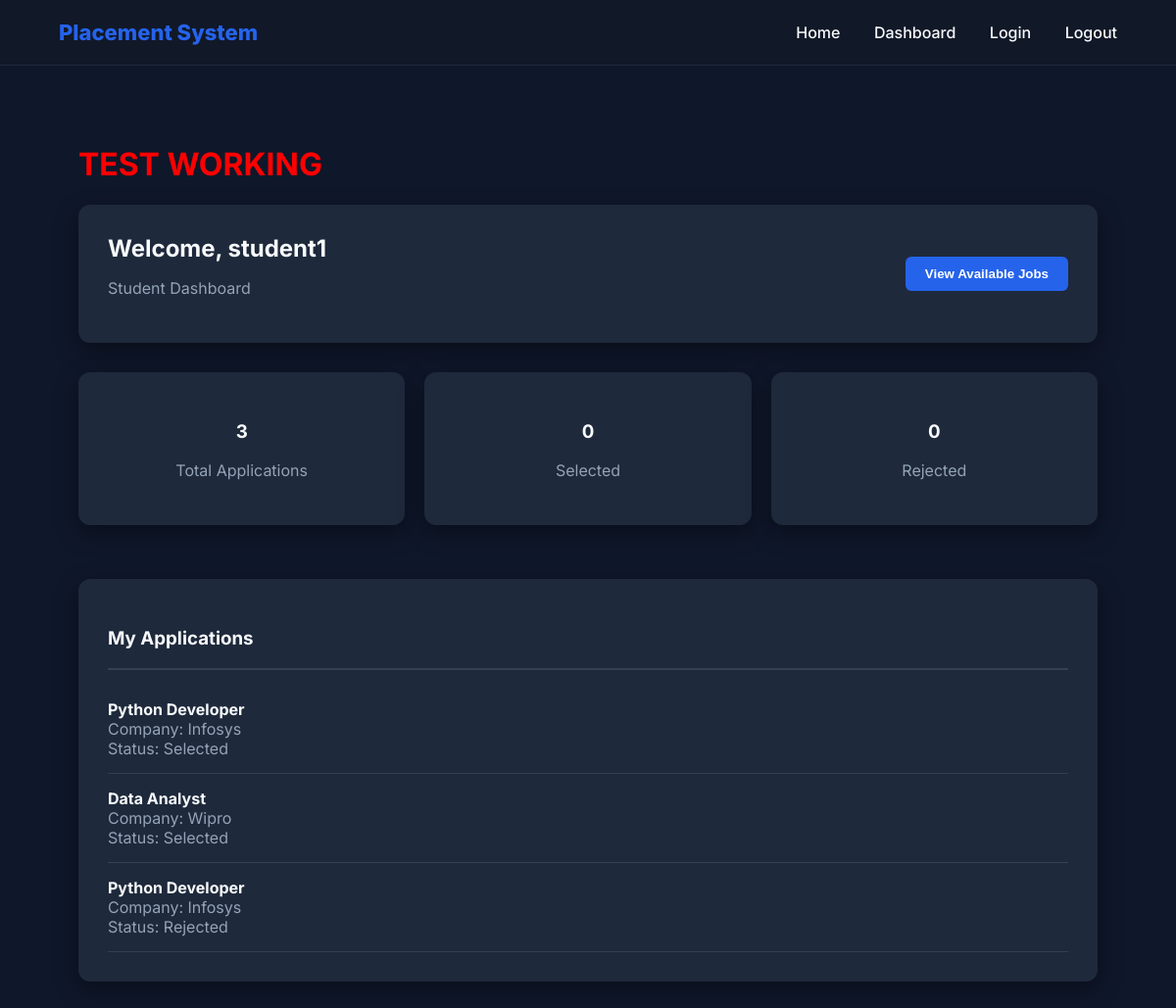
Screenshot of /dashboard/ (signed in) with the database file from the repository.
### core/models.py (models this page shows, shortened)
class User(AbstractUser):
    ROLE_CHOICES = (
        ('ADMIN', 'Admin'),
        ('STUDENT', 'Student'),
        ('EMPLOYER', 'Employer'),
        ('OFFICER', 'Placement Officer'),
    )
    role = models.CharField(max_length=20, choices=ROLE_CHOICES)

class Application(models.Model):
    STATUS_CHOICES = [
        ('Pending', 'Pending'),
        ('Selected', 'Selected'),
        ('Rejected', 'Rejected'),
    ]
    student = models.ForeignKey(User, on_delete=models.CASCADE, limit_choices_to={'role': 'STUDENT'})
    job = models.ForeignKey(Job, on_delete=models.CASCADE)
    resume = models.FileField(upload_to='resumes/')
    status = models.CharField(max_length=20, choices=STATUS_CHOICES, default='Pending')

class Job(models.Model):
    title = models.CharField(max_length=200)
    description = models.TextField()
    company = models.ForeignKey(Company, on_delete=models.CASCADE)
    location = models.CharField(max_length=100)
    salary = models.CharField(max_length=100)
    posted_at = models.DateTimeField(auto_now_add=True)

class Company(models.Model):
    name = models.CharField(max_length=100)
    location = models.CharField(max_length=100)
    def __str__(self):
        return self.name

### core/views.py (the view)
# urls.py: path('dashboard/', views.dashboard, name='dashboard'),
@login_required
def dashboard(request):
    if request.user.is_superuser:
        return redirect('admin_dashboard')
    applications = Application.objects.filter(student=request.user)
    total = applications.count()
    selected = applications.filter(status="Selected").count()
    rejected = applications.filter(status="Rejected").count()
    return render(request, 'student_dashboard.html', {
        'applications': applications,
        'total': total,
        'selected': selected,
        'rejected': rejected
    })

### core/templates/student_dashboard.html
{% extends 'base.html' %}
{% block content %}
<h1 style="color:red;">TEST WORKING</h1>
<div class="card" style="display:flex; justify-content:space-between; align-items:center;">
    <div>
        <h2 style="margin:0;">Welcome, {{ request.user.username }}</h2>
        <p class="muted">Student Dashboard</p>
    </div>
    <div>
        <a href="{% url 'job_list' %}">
            <button class="btn">View Available Jobs</button>
        </a>
    </div>
</div>
<div style="display:flex; gap:20px; margin-top:30px;">
    <div class="card" style="flex:1; text-align:center;">
        <h3>{{ applications|length }}</h3>
        <p class="muted">Total Applications</p>
    </div>
    <div class="card" style="flex:1; text-align:center;">
        <h3>0</h3>
        <p class="muted">Selected</p>
    </div>
    <div class="card" style="flex:1; text-align:center;">
        <h3>0</h3>
        <p class="muted">Rejected</p>
    </div>
</div>
<div class="card" style="margin-top:30px;">
    <h3>My Applications</h3>
    <hr style="border:1px solid #334155; margin:15px 0;">
    {% if applications %}
        {% for app in applications %}
            <div style="padding:15px 0; border-bottom:1px solid #334155;">
                <strong>{{ app.job.title }}</strong><br>
                <span class="muted">Company: {{ app.job.company }}</span><br>
                <span class="muted">Status: {{ app.status }}</span>
            </div>
        {% endfor %}
    {% else %}
        <p class="muted">You have not applied to any jobs yet.</p>
    {% endif %}
</div>
{% endblock %}

### core/templates/base.html (style rules this page uses)
body { margin: 0; font-family: 'Inter', sans-serif; background: #0f172a; color: #f8fafc; }
.card { background: #1e293b; padding: 30px; border-radius: 12px; margin-bottom: 25px; box-shadow: 0 8px 25px rgba(0,0,0,0.4); }
.btn { background: #2563eb; border: none; padding: 10px 20px; border-radius: 6px; color: white; font-weight: 600; cursor: pointer; transition: 0.3s; }
.muted { color: #94a3b8; }

### rows the page displays
User: user.username "student1"
Application: job "Python Developer", job.company "Infosys", status "Selected"
Application: job "Data Analyst", job.company "Wipro", status "Selected"
Application: job "Python Developer", job.company "Infosys", status "Rejected"

### other values shown
{{ applications|length }} "3"
